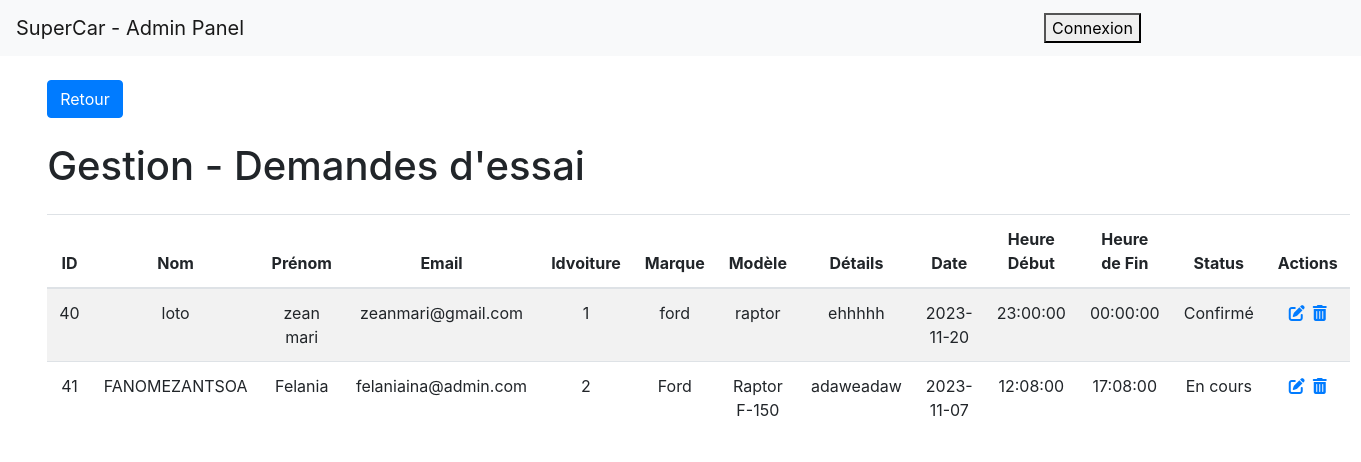
/admin/demande.php, run on an earlier commit of the app's database.
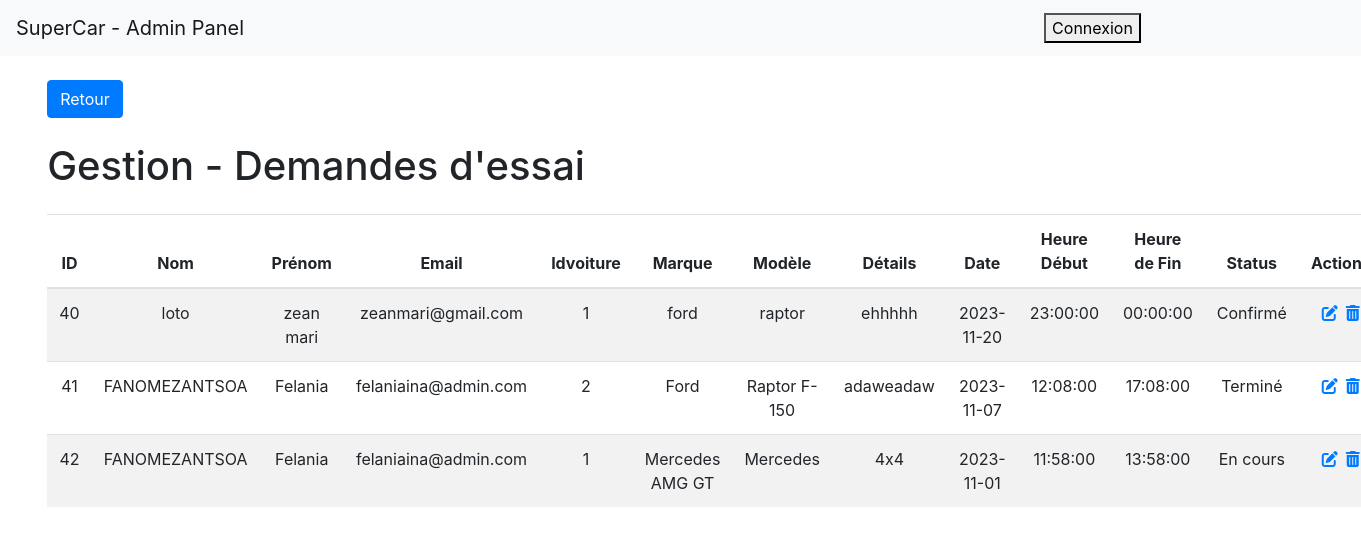
And on a later commit of the database.
### tables this page shows
CREATE TABLE `demande` (
  `ID_demande` int(11) NOT NULL,
  `idinscription` varchar(250) DEFAULT NULL,
  `nom` varchar(50) DEFAULT NULL,
  `prenom` varchar(50) DEFAULT NULL,
  `email` varchar(250) DEFAULT NULL,
  `Id_Voiture` varchar(50) DEFAULT NULL,
  `marque` varchar(50) DEFAULT NULL,
  `modele` varchar(50) DEFAULT NULL,
  `details` varchar(50) DEFAULT NULL,
  `date1` date DEFAULT NULL,
  `date2` date DEFAULT NULL,
  `heure1` time DEFAULT NULL,
  `heure2` time DEFAULT NULL,
  `Statuts1` varchar(255) NOT NULL
);

### admin/demande.php (the view, shortened to what this page needs)
<!DOCTYPE html>
<html>
<head>
    <link rel="stylesheet" href="https://maxcdn.bootstrapcdn.com/bootstrap/4.5.2/css/bootstrap.min.css">
    <link rel="stylesheet" href="https://cdnjs.cloudflare.com/ajax/libs/font-awesome/6.0.0-beta3/css/all.min.css">
    <link rel="stylesheet" href="https://cdnjs.cloudflare.com/ajax/libs/font-awesome/6.4.0/css/all.min.css">
</head>
<body>
    <nav class="navbar navbar-expand-lg navbar-light bg-light">
        <a class="navbar-brand" href="Dash.php" style="margin-right: 40em;">SuperCar - Admin Panel</a>
        <div>
            <?php
            if (isset($_SESSION['email'])) {
                $userEmail = $_SESSION['email'];
                echo '<span class="user-info"><i class="fas fa-user"></i>&ensp;' . $userEmail . '</span>';
            } else {
                echo '<a href="adminConnexion.php"><button class="login">Connexion</button></a>';
            }
            ?>
        </div>
    </nav>
    <div class="container mt-4" STYLE="margin-right:11.8em;">
        <a class="btn btn-primary" href="dash.php">Retour</a>
        <div class="d-flex justify-content-between align-items-center">
            <h1 class="my-4">Gestion - Demandes d'essai
            </h1>
        </div>
        <table class="table table-striped" style="text-align: center;">
            <thead>
                <tr>
                    <th>ID</th>
                    <th>Nom</th>
                    <th>Prénom</th>
                    <th>Email</th>
                    <th>Idvoiture</th>
                    <th>Marque</th>
                    <th>Modèle</th>
                    <th>Détails</th>
                    <th>Date</th>
                    <th>Heure Début</th>
                    <th>Heure de Fin</th>
                    <th>Status</th>
                    <th>Actions</th>
                </tr>
            </thead>
            <tbody>
                <?php
                $servername = "localhost";
                $username = "root";
                $password = "";
                $dbname = "supercar";
                $conn = mysqli_connect($servername, $username, $password, $dbname);
                $sql = "SELECT * FROM demande";
                $result = mysqli_query($conn, $sql);
                while ($row = mysqli_fetch_assoc($result)) {
                    echo "<tr><td>" . $row["ID_demande"] . "</td>";
                    echo "<td>" . $row["nom"] . "</td>";
                    echo "<td>" . $row["prenom"] . "</td>";
                    echo "<td>" . $row["email"] . "</td>";
                    echo "<td>" . $row["Id_Voiture"] . "</td>";
                    echo "<td>" . $row["marque"] . "</td>";
                    echo "<td>" . $row["modele"] . "</td>";
                    echo "<td>" . $row["details"] . "</td>";
                    echo "<td>" . $row["date1"] . "</td>";
                    echo "<td>" . $row["heure1"] . "</td>";
                    echo "<td>" . $row["heure2"] . "</td>";
                    echo "<td>" . $row["Statuts1"] . "</td>";
                    echo "<td><a href='edit_demande.php?ID_demande=" . $row["ID_demande"] . "'><i class='fas fa-edit'></i></a>&ensp;<a href='delete_demande.php?ID_demande=" . $row["ID_demande"] . "'><i class='fas fa-trash-alt' onclick='return confirm(\"Etes vous sûre de vouloir supprimer la demande?\");'></i></a></td></tr>";
                }
                ?>
            </tbody>
        </table>
    </div>
</body>
</html>

What changed in the data, as far as the page shows it:
changed demande "Ford": Statuts1 "En cours" → "Terminé"
added demande: ID_demande "42", nom "FANOMEZANTSOA", prenom "Felania", email "felaniaina@admin.com", Id_Voiture "1", marque "Mercedes AMG GT", modele "Mercedes", details "4x4", date1 "2023-11-01", heure1 "11:58:00", heure2 "13:58:00", Statuts1 "En cours"
